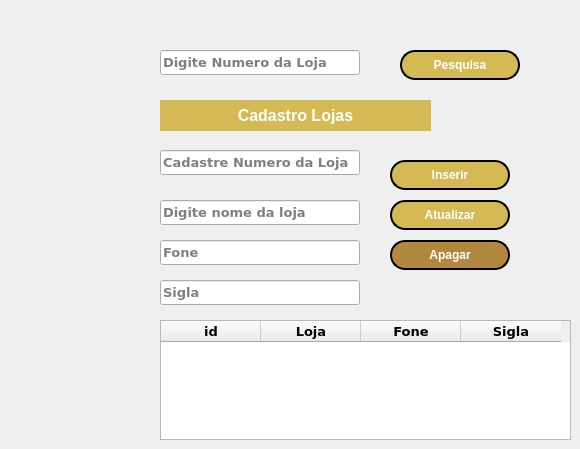
        <widget class="QWidget" name="tab_loja">
         <attribute name="title">
          <string>Loja</string>
         </attribute>
         <widget class="QLineEdit" name="txt_CodigoPesquisa">
          <property name="geometry">
           <rect>
            <x>160</x>
            <y>50</y>
            <width>200</width>
            <height>25</height>
           </rect>
          </property>
          <property name="font">
           <font>
            <family>Verdana</family>
            <pointsize>10</pointsize>
            <weight>75</weight>
            <bold>true</bold>
           </font>
          </property>
          <property name="placeholderText">
           <string>Digite Numero da Loja</string>
          </property>
         </widget>
         <widget class="QLineEdit" name="txt_CodigoLoja">
          <property name="geometry">
           <rect>
            <x>160</x>
            <y>150</y>
            <width>200</width>
            <height>25</height>
           </rect>
          </property>
          <property name="font">
           <font>
            <family>Verdana</family>
            <pointsize>10</pointsize>
            <weight>75</weight>
            <bold>true</bold>
           </font>
          </property>
          <property name="placeholderText">
           <string>Cadastre Numero da Loja</string>
          </property>
         </widget>
         <widget class="QLineEdit" name="txt_SiglaLoja">
          <property name="geometry">
           <rect>
            <x>160</x>
            <y>280</y>
            <width>200</width>
            <height>25</height>
           </rect>
          </property>
          <property name="font">
           <font>
            <family>Verdana</family>
            <pointsize>10</pointsize>
            <weight>75</weight>
            <bold>true</bold>
           </font>
          </property>
          <property name="echoMode">
           <enum>QLineEdit::Normal</enum>
          </property>
          <property name="placeholderText">
           <string>Sigla</string>
          </property>
         </widget>
         <widget class="QPushButton" name="btn_LojaApagar">
          <property name="geometry">
           <rect>
            <x>390</x>
            <y>240</y>
            <width>120</width>
            <height>30</height>
           </rect>
          </property>
          <property name="styleSheet">
           <string notr="true">QPushButton{color: rgb(255,255,255);border-style: outset;border-width: 2px; border-radius: 15px;font.setPointSize(12); font-weight: bold; background-color: rgb(178,136,62);border-color: black;}

QPushButton:hover{background-color: #F2DF80; color:black}</string>
          </property>
          <property name="text">
           <string>Apagar</string>
          </property>
         </widget>
         <widget class="QLineEdit" name="txt_NomeLoja">
          <property name="geometry">
           <rect>
            <x>160</x>
            <y>200</y>
            <width>200</width>
            <height>25</height>
           </rect>
          </property>
          <property name="font">
           <font>
            <family>Verdana</family>
            <pointsize>10</pointsize>
            <weight>75</weight>
            <bold>true</bold>
           </font>
          </property>
          <property name="echoMode">
           <enum>QLineEdit::Normal</enum>
          </property>
          <property name="placeholderText">
           <string>Digite nome da loja</string>
          </property>
         </widget>
         <widget class="QLineEdit" name="txt_FoneLoja">
          <property name="geometry">
           <rect>
            <x>160</x>
            <y>240</y>
            <width>200</width>
            <height>25</height>
           </rect>
          </property>
          <property name="font">
           <font>
            <family>Verdana</family>
            <pointsize>10</pointsize>
            <weight>75</weight>
            <bold>true</bold>
           </font>
          </property>
          <property name="echoMode">
           <enum>QLineEdit::Normal</enum>
          </property>
          <property name="placeholderText">
           <string>Fone</string>
          </property>
         </widget>
         <widget class="QPushButton" name="btn_Pesquisar">
          <property name="geometry">
           <rect>
            <x>400</x>
            <y>50</y>
            <width>120</width>
            <height>30</height>
           </rect>
          </property>
          <property name="styleSheet">
           <string notr="true">QPushButton{color: rgb(255,255,255);border-style: outset;border-width: 2px; border-radius: 15px;font.setPointSize(12); font-weight: bold; background-color: rgb(213,185,85);border-color: black;}

QPushButton:hover{background-color: #F2DF80; color:black}</string>
          </property>
          <property name="text">
           <string>Pesquisa</string>
          </property>
         </widget>
         <widget class="QPushButton" name="btn_LojaInserir">
          <property name="geometry">
           <rect>
            <x>390</x>
            <y>160</y>
            <width>120</width>
            <height>30</height>
           </rect>
          </property>
          <property name="styleSheet">
           <string notr="true">QPushButton{color: rgb(255,255,255);border-style: outset;border-width: 2px; border-radius: 15px;font.setPointSize(12); font-weight: bold; background-color: rgb(213,185,85);border-color: black;}

QPushButton:hover{background-color: #F2DF80; color:black}</string>
          </property>
          <property name="text">
           <string>Inserir</string>
          </property>
         </widget>
         <widget class="QPushButton" name="btn_LojaAtualizar">
          <property name="geometry">
           <rect>
            <x>390</x>
            <y>200</y>
            <width>120</width>
            <height>30</height>
           </rect>
          </property>
          <property name="styleSheet">
           <string notr="true">QPushButton{color: rgb(255,255,255);border-style: outset;border-width: 2px; border-radius: 15px;font.setPointSize(12); font-weight: bold; background-color: rgb(213,185,85);border-color: black;}

QPushButton:hover{background-color: #F2DF80; color:black}</string>
          </property>
          <property name="text">
           <string>Atualizar</string>
          </property>
         </widget>
         <widget class="QLabel" name="label_12">
          <property name="geometry">
           <rect>
            <x>160</x>
            <y>100</y>
            <width>271</width>
            <height>31</height>
           </rect>
          </property>
          <property name="sizePolicy">
           <sizepolicy hsizetype="Preferred" vsizetype="Preferred">
            <horstretch>0</horstretch>
            <verstretch>0</verstretch>
           </sizepolicy>
          </property>
          <property name="styleSheet">
           <string notr="true">background-color: rgb(213, 185, 85);
color: rgb(255, 255, 255);
</string>
          </property>
          <property name="text">
           <string>&lt;html&gt;&lt;head/&gt;&lt;body&gt;&lt;p align=&quot;center&quot;&gt;&lt;span style=&quot; font-size:12pt; font-weight:600;&quot;&gt;Cadastro Lojas&lt;/span&gt;&lt;/p&gt;&lt;/body&gt;&lt;/html&gt;</string>
          </property>
          <property name="textFormat">
           <enum>Qt::AutoText</enum>
          </property>
          <property name="alignment">
           <set>Qt::AlignCenter</set>
          </property>
         </widget>
         <widget class="QTableWidget" name="tableWidgetLoja">
          <property name="geometry">
           <rect>
            <x>160</x>
            <y>320</y>
            <width>411</width>
            <height>120</height>
           </rect>
          </property>
          <property name="font">
           <font>
            <family>Verdana</family>
            <pointsize>10</pointsize>
            <weight>75</weight>
            <bold>true</bold>
           </font>
          </property>
          <column>
           <property name="text">
            <string>id</string>
           </property>
          </column>
          <column>
           <property name="text">
            <string>Loja</string>
           </property>
          </column>
          <column>
           <property name="text">
            <string>Fone</string>
           </property>
          </column>
          <column>
           <property name="text">
            <string>Sigla</string>
           </property>
          </column>
         </widget>
        </widget>
